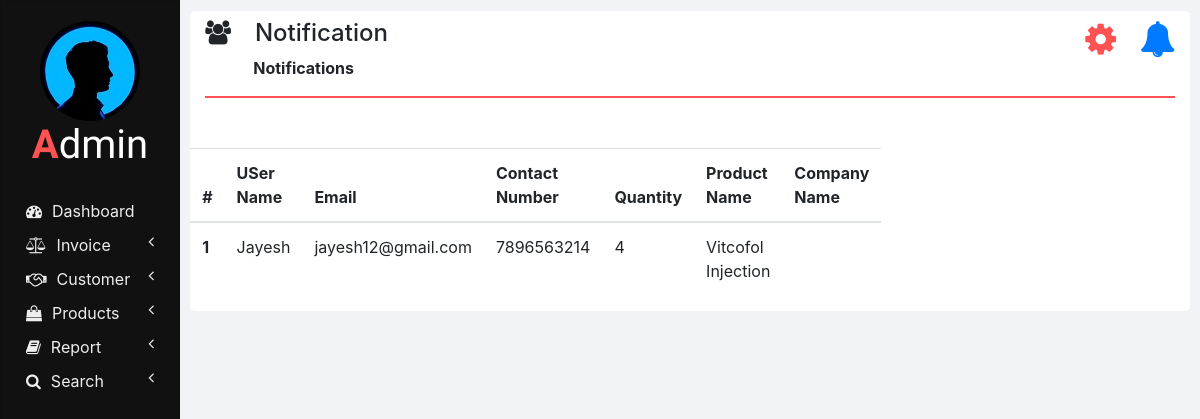
Screenshot of /notification.php with the database file from the repository.
### tables this page shows
CREATE TABLE IF NOT EXISTS `demand` (
  `id` int(100) NOT NULL AUTO_INCREMENT,
  `username` varchar(100) NOT NULL,
  `email` varchar(100) NOT NULL,
  `mo_number` varchar(20) NOT NULL,
  `quantity` int(100) NOT NULL,
  `product_name` varchar(100) NOT NULL,
  `company_name` varchar(100) NOT NULL,
  PRIMARY KEY (`id`),
  KEY `email` (`email`),
  KEY `mo_number` (`mo_number`),
  KEY `username` (`username`)
);

### notification.php (the view, shortened to what this page needs)
<?php
  require "db.php";
  ?>
<!DOCTYPE html>
<html lang="en" dir="ltr">
  <head>
    <link rel="stylesheet" href="bootstrap/css/bootstrap.min.css">
    <link rel="stylesheet" href="https://use.fontawesome.com/releases/v5.3.1/css/all.css">
    <link rel="stylesheet" href="https://cdnjs.cloudflare.com/ajax/libs/font-awesome/4.7.0/css/font-awesome.min.css">
    <link rel="stylesheet" href="css/sidenav.css">
    <link rel="stylesheet" href="css/home.css">
  </head>
  <body>
    <?php include("sections/sidenav.php"); ?>
    <div class="container-fluid">
      <div class="container">
        <?php
          require "php/header.php";
        ?>
        <div class="row">
          <div class="row col col-md-6">
            <table class="table">
			  <thead>
				<tr>
				  <th scope="col">#</th>
				  <th scope="col">USer Name</th>
				  <th scope="col">Email</th>
				  <th scope="col">Contact Number</th>
				  <th scope="col">Quantity</th>
				  <th scope="col">Product Name</th>
				  <th scope="col">Company Name</th>
				</tr>
			  </thead>
			  <tbody>
			  <?php
			  $seq_no = 0;
      $query = "SELECT * FROM demand";
      $result = mysqli_query($conn, $query);
      while($row = mysqli_fetch_array($result)) {
        $seq_no++;
    ?>
		<tr>
		  <th scope="row"><?php echo $seq_no; ?></th>
		  <td><?php echo $row['username']; ?></td>
		  <td><?php echo $row['email']; ?></td>
		  <td><?php echo $row['mo_number']; ?></td>
		  <td><?php echo $row['quantity']; ?></td>
		  <td><?php echo $row['product_name']; ?></td>
		  <td><?php echo $row['company_name']; ?></td>
		</tr>
		<?php
	  }
	  ?>
	</tbody>
          </div>
        </div>
      </div>
    </div>
  </body>
</html>

### css/sidenav.css (style rules this page uses)
body { background-color: #f1f3f6; }

### css/home.css (style rules this page uses)
html, body { height: 100vh; }
.container-fluid { margin-left: 15%; width: 85%; background: #f1f3f6; padding: 1px 0 0 0; flex: 1 0 auto; }
.container { margin: 0; max-width: 98%; margin: 1%; background-color: #ffffff; border-radius: 5px; }

### rows the page displays
demand: username "Jayesh", email "jayesh12@gmail.com", mo_number "7896563214", quantity "4", product_name "Vitcofol Injection"

### other values shown
$heading "Notification"
$sub_heading "Notifications"
